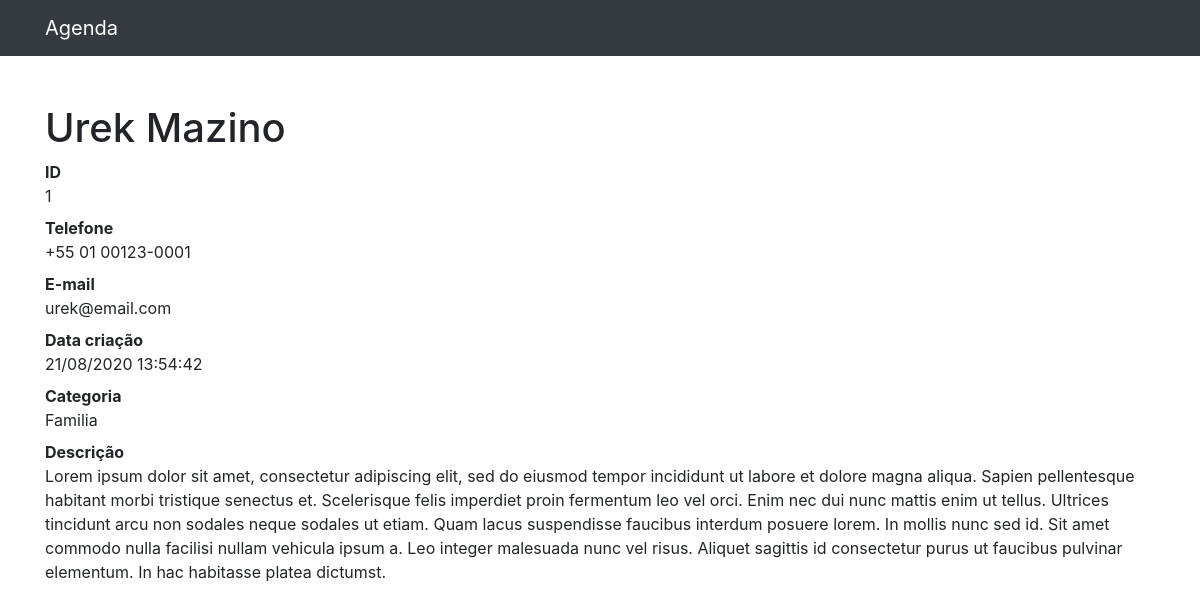
The page /1 on the database its author committed.
### contatos/models.py (models this page shows, shortened)
class Contato(models.Model):
    nome = models.CharField(max_length=255)
    sobrenome = models.CharField(max_length=255, blank=True)
    telefone = models.CharField(max_length=255)
    email = models.CharField(max_length=255, blank=True)
    data_criacao = models.DateTimeField(default=timezone.now)
    descricao = models.TextField(blank=True)
    categoria = models.ForeignKey(Categoria, on_delete=models.DO_NOTHING)
    mostrar = models.BooleanField(default=True)

class Categoria(models.Model):
    nome = models.CharField(max_length=255)
    def __str__(self):
        return self.nome

### contatos/views.py (the view)
# urls.py: path('<int:contato_id>', views.ver_contato, name='ver_contato'),
def ver_contato(request, contato_id):
    contato = get_object_or_404(Contato, id=contato_id)
    return render(request, 'contatos/ver_contato.html', {
        'contato': contato
    })

### contatos/templates/contatos/ver_contato.html
{% extends 'base.html' %}
{%block conteudo%}
  <h1 class="mt-5">{{ contato.nome }} {{ contato.sobrenome }}</h1>
  <dl>
    <dt>ID</dt>
    <dd>{{ contato.id }}</dd>
    <dt>Telefone</dt>
    <dd>{{ contato.telefone }}</dd>
    <dt>E-mail</dt>
    <dd>{{ contato.email }}</dd>
    <dt>Data criação</dt>
    <dd>{{ contato.data_criacao|date:'d/m/Y H:i:s' }}</dd>
    <dt>Categoria</dt>
    <dd>{{ contato.categoria }}</dd>
    <dt>Descrição</dt>
    <dd>
      {{ contato.descricao }}
    </dd>
  </dl>
{%endblock%}

### rows shown on the page
Contato: nome "Urek", sobrenome "Mazino", id "1", telefone "+55 01 00123-0001", email "urek@email.com", data_criacao "21/08/2020 13:54:42", categoria "Familia", descricao "Lorem ipsum dolor sit amet, consectetur adipiscing elit, sed do eiusmod tempor incididunt ut labore et dolore magna aliqua. Sapien pellentesque habitant morbi tristique senectus et. Scelerisque felis imperdiet proin fermentum leo vel orci. Enim nec dui nunc mattis enim ut tellus. Ultrices tincidunt arcu non sodales neque sodales ut etiam. Quam lacus suspendisse faucibus interdum posuere lorem. In mollis nunc sed id. Sit amet commodo nulla facilisi nullam vehicula ipsum a. Leo integer malesuada nunc vel risus. Aliquet sagittis id consectetur purus ut faucibus pulvinar elementum. In hac habitasse platea dictumst."
